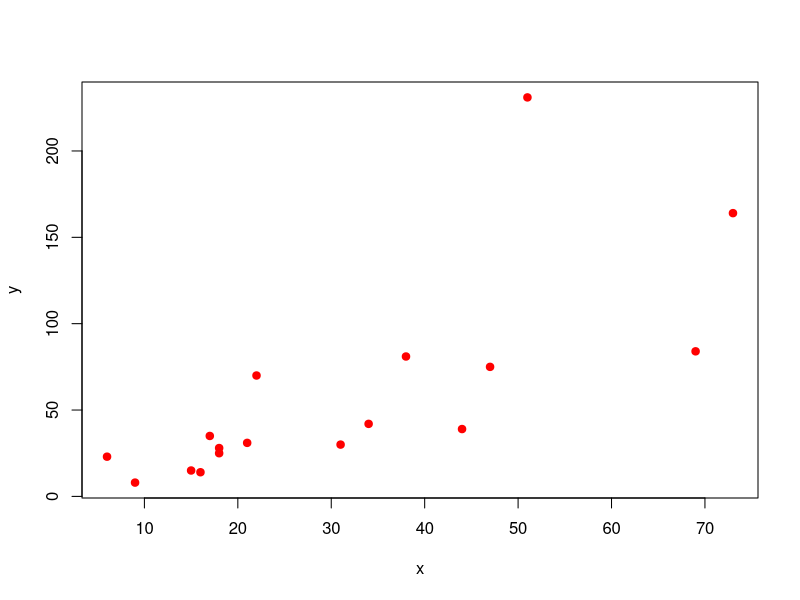

The R source for this figure:

#########EJercicio 9##########
 
x = c(22,47,38,21,31,73,69,51,17,18,44,16,34,18,6,15,9)##Variable Independiente 
y = c(70,75,81,31,30,164,84,231,35,28,39,14,42,25,23,15,8)##Variable Dependiente 
# Grafica 
plot(x,y,pch=19,col="red") 

#Regresion estimada que relaciona y con x
reg = lm(y~x)
b0 = reg$coefficients[1]#Coeficente b0
b1 = reg$coefficients[2]#Coeficente b1
#Ecuacion de Regresion Estimada
yest = b0+b1*x 

r_estandar=rstandard(reg)
# Regresion estimada (Logaritmica) que relaciona y con x1,x2
log_y1 = lm(log10(y)~log10(x)) 
b0log = log_y1$coefficients[1]#Coeficente logaritmico b0
b1log = log_y1$coefficients[2]#Coeficente logaritmico b1

summary(log_y1)

#Ecuacion de Regresion Estimada Logaritmica
yestlog = b0log+b1log*x 
r_estlog =rstandard(log_y1)

ylog = log(y) #logaritmo de la variable dependiente 
reg2 =  lm (ylog~x) #Regresion estimada que relaciona el logaritmo de y con x

summary(reg2) #Summary de Regresion

b00 = reg2$coefficients[1] #Coeficente b0
b11 = reg2$coefficients[2] #Coeficente b1

yest1 = exp(b0)+exp(b1)*x #Ecuacion de Regresion Estimada  

rst =rstandard(reg2)


